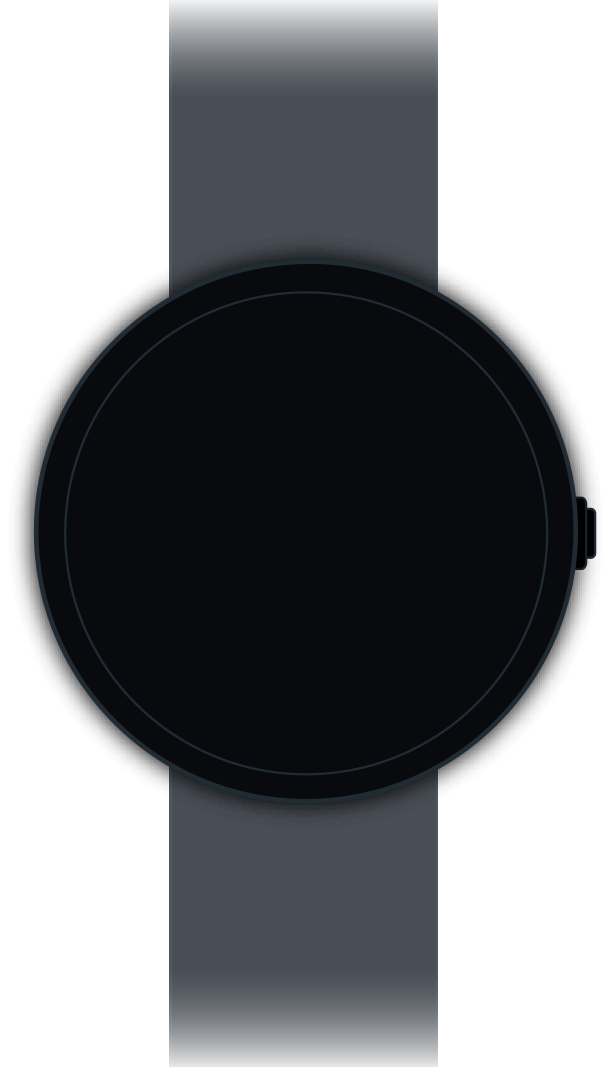
#> input picture core/src/main/res/drawable-xhdpi/watch_strap.png, 1214 x 2133 px, given in place of ic_launcher.png, which was not available (shown at 1/2 size)
$ python generate_store_assets.py
#> lines starting #> are read from the running program, lines starting #| are printed output that depends on the picture
#!/usr/bin/env python3
"""
Faces — Play Store Asset Generator
Generates:
1. Play Store App Icon (512x512 PNG)
2. Feature Graphic (1024x500 PNG)
3. Wear OS Watch Face Screenshots (454x454 circular PNGs)
"""

import os
from PIL import Image, ImageDraw, ImageFont, ImageFilter
import numpy as np

os.makedirs('store_assets/graphics', exist_ok=True)
os.makedirs('store_assets/wear', exist_ok=True)
os.makedirs('store_assets/phone', exist_ok=True)

print("--- 1. Generating Play Store App Icon (512x512) ---")
# 1. Load source icon to extract the high-contrast Faces emblem
source_path = 'mobile/src/main/res/drawable-xxhdpi/ic_launcher.png'
im = Image.open(source_path)
#> im is the input picture: PIL image 1214x2133 P; mean R, G, B, A 9.3, 11.8, 15, 135
arr = np.array(im).astype(float)
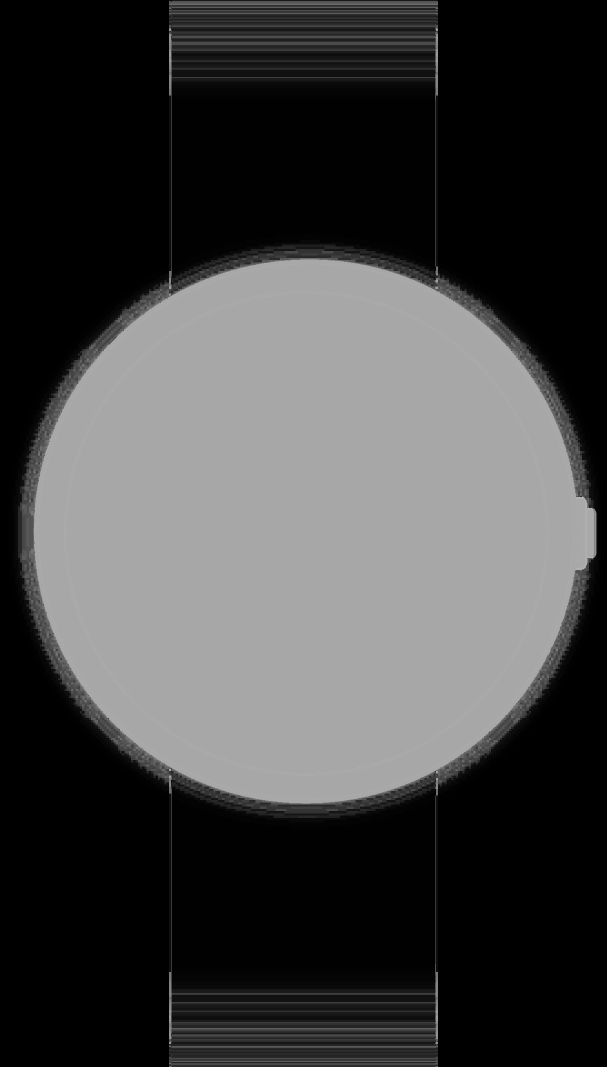
#> arr: shape (2133, 1214) float64 (shown at 1/2 size); min 0, max 179, mean 66.5

# Extract pure logo
#> (the run stopped early here; a loop or call above may not have finished)

$ run again, on core/src/main/res/drawable-xhdpi/watch_strap_square.png
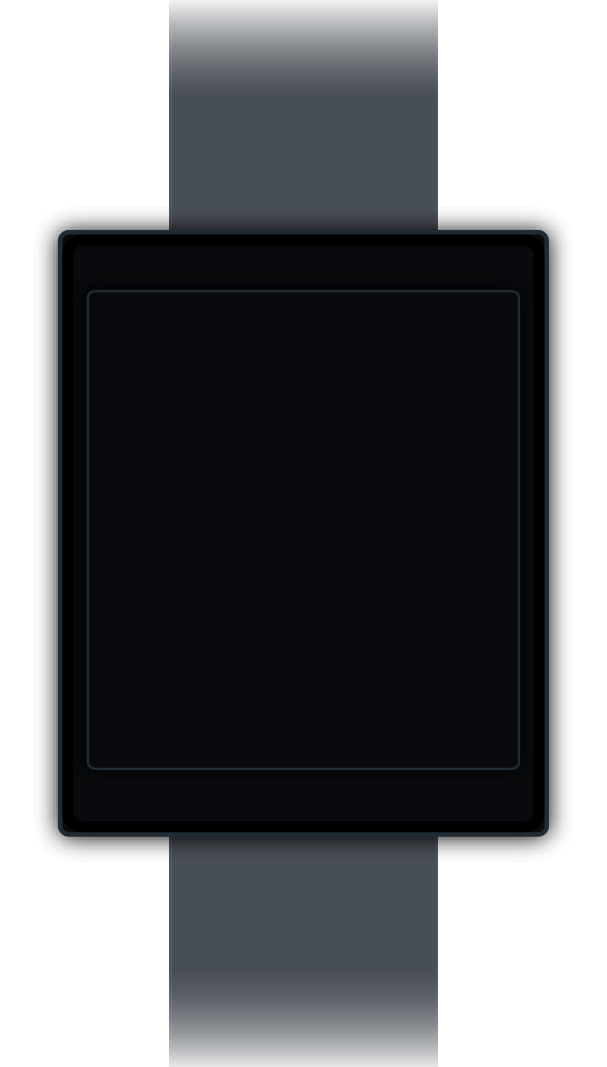
#> input picture core/src/main/res/drawable-xhdpi/watch_strap_square.png, 1214 x 2133 px, given in place of ic_launcher.png, which was not available (shown at 1/2 size)
#> im is the input picture: PIL image 1214x2133 P; mean R, G, B, A 8.9, 11.2, 14.3, 153.5
#> `arr = np.array(im).astype(float)`:
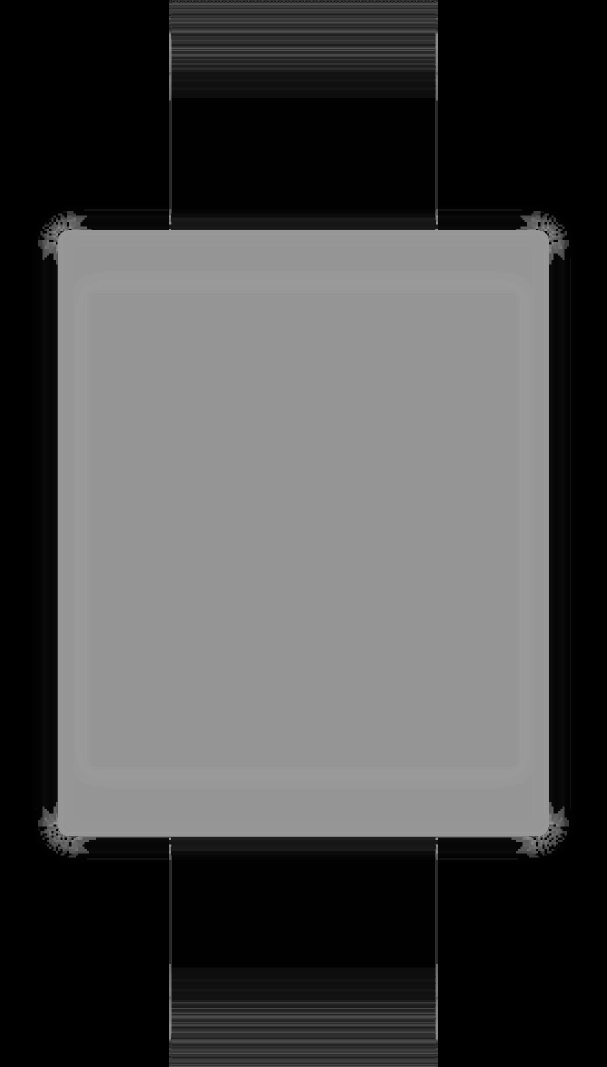
#> arr: shape (2133, 1214) float64 (shown at 1/2 size); min 0, max 159, mean 73.7
